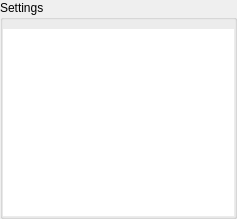
<?xml version="1.0" encoding="UTF-8"?>
<ui version="4.0">
 <class>GroupBox</class>
 <widget class="QGroupBox" name="GroupBox">
  <property name="geometry">
   <rect>
    <x>0</x>
    <y>0</y>
    <width>237</width>
    <height>219</height>
   </rect>
  </property>
  <property name="sizePolicy">
   <sizepolicy hsizetype="Preferred" vsizetype="MinimumExpanding">
    <horstretch>0</horstretch>
    <verstretch>0</verstretch>
   </sizepolicy>
  </property>
  <property name="windowTitle">
   <string>GroupBox</string>
  </property>
  <property name="title">
   <string>Settings</string>
  </property>
  <layout class="QVBoxLayout" name="verticalLayout">
   <property name="spacing">
    <number>0</number>
   </property>
   <property name="leftMargin">
    <number>0</number>
   </property>
   <property name="topMargin">
    <number>9</number>
   </property>
   <property name="rightMargin">
    <number>0</number>
   </property>
   <property name="bottomMargin">
    <number>0</number>
   </property>
   <item>
    <widget class="ParametersMVC" name="settingsListView">
     <property name="frameShape">
      <enum>QFrame::NoFrame</enum>
     </property>
     <property name="frameShadow">
      <enum>QFrame::Plain</enum>
     </property>
     <property name="horizontalScrollBarPolicy">
      <enum>Qt::ScrollBarAsNeeded</enum>
     </property>
    </widget>
   </item>
  </layout>
 </widget>
 <customwidgets>
  <customwidget>
   <class>ParametersMVC</class>
   <extends>QListView</extends>
   <header>storm_control.hal4000.settings.parametersListView</header>
  </customwidget>
 </customwidgets>
 <resources/>
 <connections/>
</ui>
